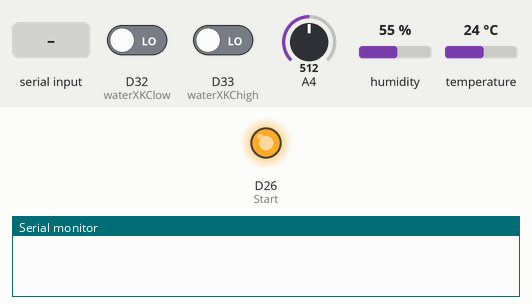
Simulated run of this sketch. Board: Arduino Due. Parts: output pins drawn as LEDs (lit = HIGH), the last lines printed to the serial monitor. The inputs (shaded band) are chosen by the test bench; at power-on: D32 (waterXKClow) LOW, D33 (waterXKChigh) LOW, A4 = 512, humidity 55 %, temperature 24 °C (analog values on the 0–1023 scale).

Above: at 0.1 s.
At 6.2 s:
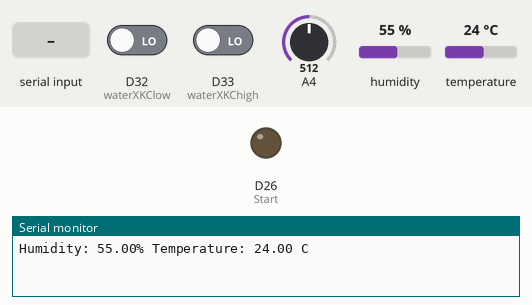
6.3 s: "T" received over the second serial link
Timing chart, 0 to 9.3 s (numbered marks = the images above; inputs shaded):
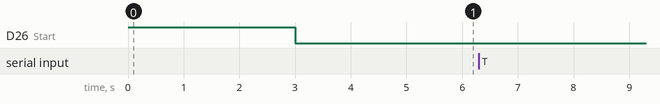

The sketch:

board1-2.ino
```cpp
#include "DHT.h"

// #define waterHW 35
#define waterXKClow 32
#define waterXKChigh 33
#define phport 4

#define DHTPIN 25
#define DHTTYPE DHT22
DHT dht(DHTPIN, DHTTYPE);

#define Start 26
//--------phsensor------------
long phTot;
float pHValue, phAvg, phVoltage;
float C = 0;       //Constant of straight line (Y = mx + C)
float m = 4.2424;  // Slope of straight line (Y = mx + C)
//----------------------------
//------fertilizerSensor------
int sensorValue;
//----------------------------
//------TempHumiSensor------
float h, t;
String Humi, Temp;
//----------------------------
bool waterstatehigh, waterstatelow;
bool waterstate;
bool sendFlag = false;  // Control signal to indicate when to send data

void setup() {
  pinMode(Start, OUTPUT);
  digitalWrite(Start, HIGH);  // ตั้งค่าเริ่มต้นให้พิน START_PIN เป็น HIGH
  pinMode(phport, INPUT);
  // pinMode(waterHW, INPUT);
  pinMode(waterXKChigh, INPUT_PULLDOWN);
  pinMode(waterXKClow, INPUT_PULLDOWN);
  delay(1000);

  digitalWrite(Start, 1);
  delay(2000);
  digitalWrite(Start, 0);
  delay(2000);
  // digitalWrite(Start, 1);

  dht.begin();

  Serial2.begin(115200);
  Serial.begin(115200);
  analogReadResolution(12);
}

void resetDHTSensor() {
  pinMode(DHTPIN, OUTPUT);    // ตั้งค่าเป็น OUTPUT
  digitalWrite(DHTPIN, LOW);  // เขียนค่า LOW
  delay(1000);                 // รอเล็กน้อย
  pinMode(DHTPIN, INPUT);     // ตั้งค่าเป็น INPUT
  dht.begin();                // เริ่มต้นเซ็นเซอร์ DHT ใหม่
  delay(1000);
}

void PHsensor() {
  phTot = 0;
  phAvg = 0;
  phVoltage = 0;
  pHValue = 0;
  // taking 100 sample and adding with 10 milli second delay
  for (int x = 0; x < 100; x++) {
    phTot += analogRead(phport);
    delay(1);
  }
  phAvg = phTot / 100;

  phVoltage = phAvg * (3.3 / 4095.0);
  phVoltage += 0.12;  // Add 0.1 to phVoltage
  pHValue = phVoltage * m + C;
  pHValue += 0.2;

  Serial.print("phVoltage = ");
  Serial.print(phVoltage);
  Serial.print(" ");
  Serial.print("pH=");
  Serial.println(pHValue);
}

void ReadHumiTemp() {

  // // อ่านค่าความชื้น
  // h = dht.readHumidity();
  // // อ่านอุณหภูมิเป็นเซลเซียส (ค่าเริ่มต้น)
  // t = dht.readTemperature();
  // // // อ่านอุณหภูมิเป็นฟาเรนไฮต์ (isFahrenheit = true)
  // // float f = dht.readTemperature(true);

  // // ตรวจสอบว่าการอ่านล้มเหลวและออกก่อนกําหนดหรือไม่ (เพื่อลองอีกครั้ง)
  // if (isnan(h) || isnan(t)) {
  //   Serial.println(F("Failed to read from DHT sensor!"));
  //   // ESP.restart();
  //   return;
  // }


  const int maxRetries = 2;
  int retryCount = 0;
  bool success = false;

  while (retryCount < maxRetries) {
    h = dht.readHumidity();
    t = dht.readTemperature();

    if (!isnan(h) && !isnan(t)) {
      success = true;
      Serial.print(F("Humidity: "));
      Serial.print(h);
      Serial.print(F("% Temperature: "));
      Serial.print(t);
      Serial.println(F(" C "));
      break;
    }

    retryCount++;
    Serial.println(F("Failed to read from DHT sensor! Retrying..."));
    // dht.begin();

    delay(2000);  // รอก่อนที่จะลองใหม่
  }
  resetDHTSensor();
}

void WaterLevelH() {
  //ควบุมระดับน้ำ เปิดน้ำเมื่อลดต่ำกว่ากำหนด
  if (digitalRead(waterXKChigh) > 0) {
    waterstatehigh = true;

  } else if (digitalRead(waterXKChigh) == 0) {
    waterstatehigh = false;
  }
}

void WaterLevelL() {
  //ควบุมระดับน้ำ เปิดน้ำเมื่อลดต่ำกว่ากำหนด
  if (digitalRead(waterXKClow) > 0) {
    waterstatelow = true;

  } else if (digitalRead(waterXKClow) == 0) {
    waterstatelow = false;
  }
}

// void fertilizerSensor() {
//   sensorValue = analogRead(waterHW);
//   delay(50);
//   float waterLevel = map(sensorValue, 0, 3500, 0, 100);
//   if (waterLevel > 35) {
//     fertilizersstate = true;
//   } else {
//     fertilizersstate = false;
//   }
// }

void serialEvent() {
  while (Serial2.available()) {
    char inChar = (char)Serial2.read();
    if (inChar == 'T') {
      sendFlag = true;  // ตั้งค่าสัญญาณควบคุมเพื่อส่งข้อมูลจาก TX
    }
  }
  // ลบข้อมูลที่อ่านมาทั้งหมด
  Serial2.flush();
}

void loop() {
  /////อ่านค่าเซนเซอร์///////////////
  // fertilizerSensor();
  // delay(500);

  WaterLevelH();
  delay(500);

  WaterLevelL();
  delay(500);

  ReadHumiTemp();
  delay(500);

  PHsensor();

  delay(500);
  //////////////////////////////////

  ///////////ส่งค่าเซนเซอร์/////////////
  serialEvent();  ////เซ็คว่าฝั่งนู้นต้องการรับข้อมูลหรือไม่
  if (sendFlag) {
    String data = "";
    // data += fertilizersstate ? "1" : "0";
    // data += "|";
    data += waterstatehigh ? "1" : "0";
    data += "|";
    data += waterstatelow ? "1" : "0";
    data += "|";
    data += h;
    data += "|";
    data += t;
    data += "|";
    data += pHValue;

    Serial.println(data);
    Serial2.println(data);

    sendFlag = false;
  }
  ////////////////////////////
}
```
